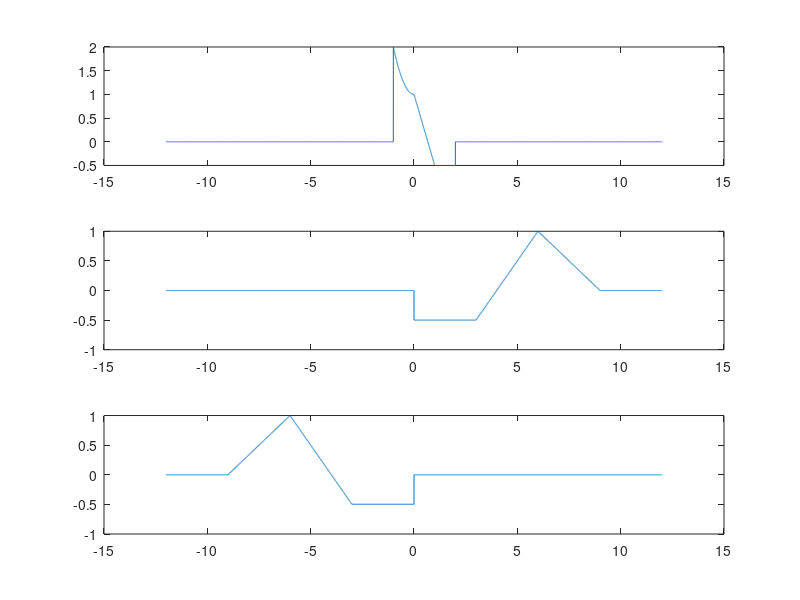
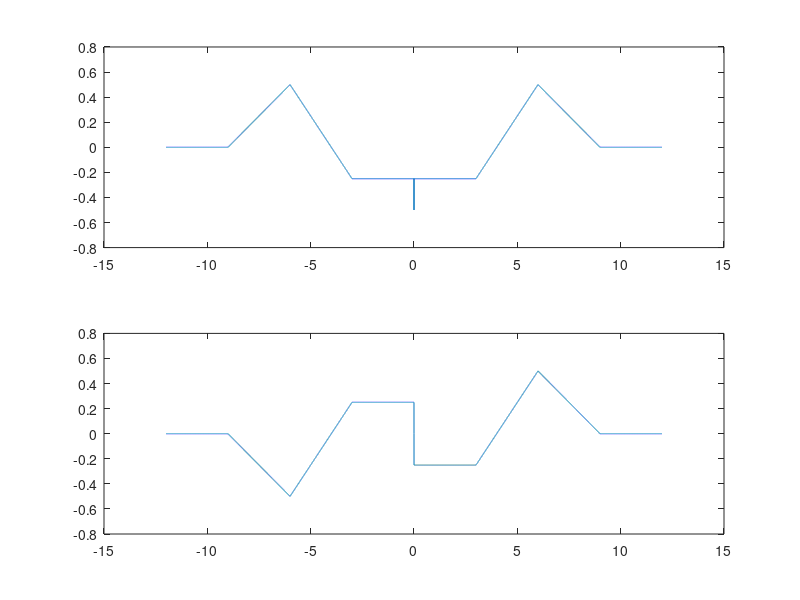

Write MATLAB code to recreate these figures, in order.
close all
clc
clear
t=-12:0.001:12;
xt=(t.^2+1).*(-1<=t& t<=0)+(-1.5*t+1).*(0<t& t<=1)-0.5.*(1<t& t<=2);
subplot(3,1,1)
plot(t,xt)
subplot(3,1,2)
xT=(-1/3.*t+2+1).*(-1<=-1/3.*t+2& -1/3.*t+2<=0)+(-1.5*(-1/3.*t+2)+1).*(0<-1/3.*t+2& -1/3.*t+2<=1)-0.5.*(1<-1/3.*t+2& -1/3.*t+2<=2);
plot(t,xT)
subplot(3,1,3)
xTi=(1/3.*t+2+1).*(-1<=1/3.*t+2& 1/3.*t+2<=0)+(-1.5*(1/3.*t+2)+1).*(0<1/3.*t+2& 1/3.*t+2<=1)-0.5.*(1<1/3.*t+2& 1/3.*t+2<=2);
plot(t,xTi)
%Grafico de xe
xeT=0.5*(xT+xTi);
figure
subplot(2,1,1)
plot(t,xeT)
subplot(2,1,2)
xoT=0.5*(xT-xTi);
plot(t,xoT)

